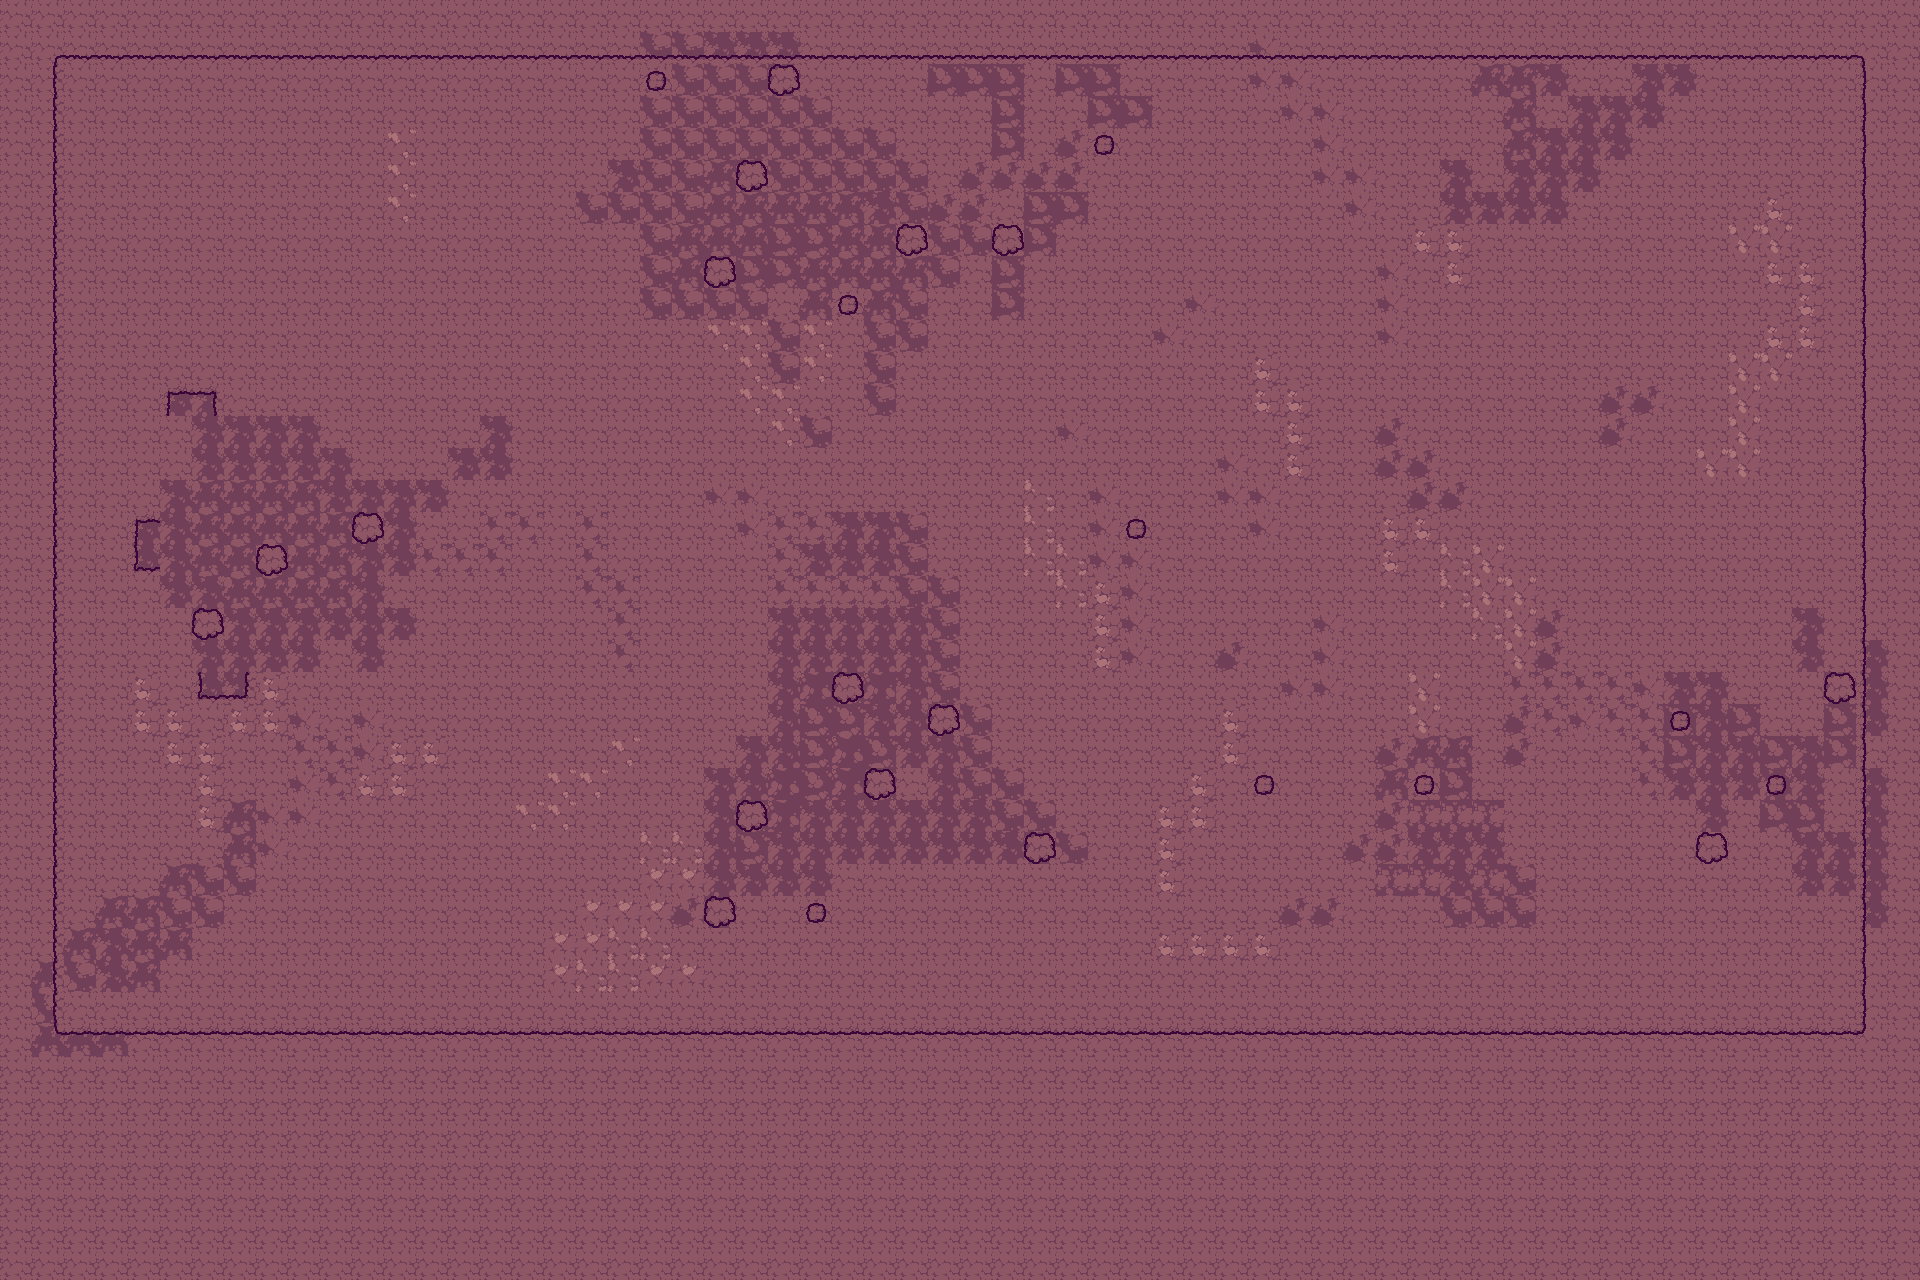

A 2D game scene composited from a Tiled map and its tileset images. What follows is a short description and the map's XML, with each tile layer's data collapsed to a summary:
An orthogonal 60x40 tile map with 32x32 px tiles, 3 tile layers (Tile Layer 1, Tile Layer 2, Tile Layer 3), 2 tilesets.

<map version="1.10" tiledversion="1.11.1" orientation="orthogonal" renderorder="right-down" width="60" height="40" tilewidth="32" tileheight="32" infinite="0" nextlayerid="4" nextobjectid="1">
 <tileset firstgid="1" name="Tileset" tilewidth="32" tileheight="32" tilecount="40" columns="8">
  <image source="Tileset.png" width="256" height="160" />
 </tileset>
 <tileset firstgid="41" source="Tileset.tsx" />
 <layer id="1" name="Tile Layer 1" width="60" height="40">
  <data>[2400 cells, 2400 non-empty, 2 distinct tile ids]</data>
 </layer>
 <layer id="2" name="Tile Layer 2" width="60" height="40">
  <data>[2400 cells, 377 non-empty, 11 distinct tile ids]</data>
 </layer>
 <layer id="3" name="Tile Layer 3" width="60" height="40">
  <data>[2400 cells, 617 non-empty, 26 distinct tile ids]</data>
 </layer>
</map>
